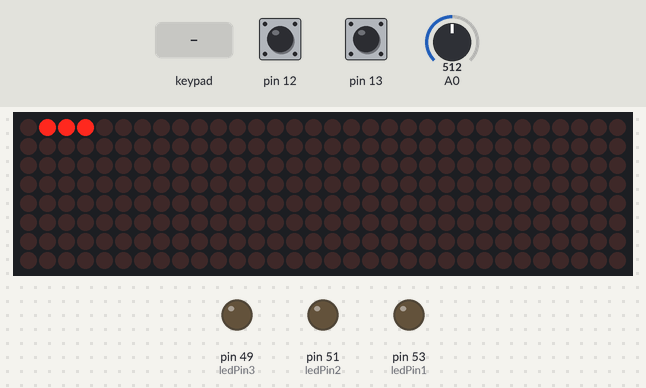
The sketch below on a simulated Arduino Mega 2560, built with avr-gcc and run on an emulated ATmega2560. Parts: 32×8 LED matrix, output pins drawn as LEDs (lit = HIGH). The test bench sets the inputs (shaded band); at power-on: pin 12 HIGH, pin 13 HIGH, A0 = 512. Random numbers use the default seed unless the sketch sets one; what the sketch prints to the serial monitor is not drawn.

Above: at 1.56 s.
2.9 s: key '#' pressed
At 3.4 s:
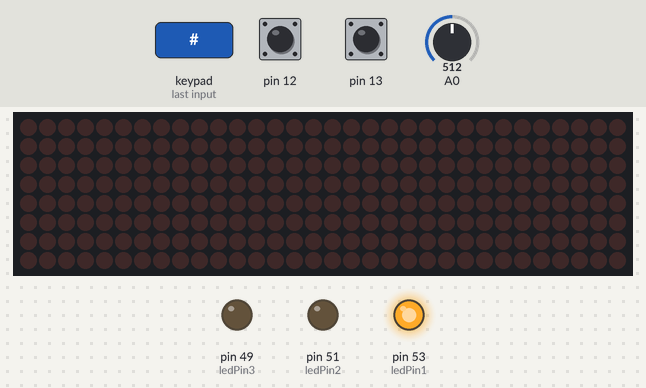
4.4 s: keypad keys 2 2 2 3 2 5 2 7 # pressed 0.4 s apart
At 8.4 s:
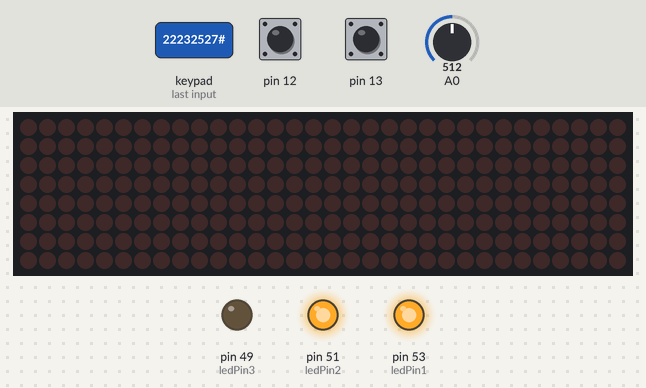
9.5 s: keypad keys 2 9 3 1 3 3 3 5 # pressed 0.4 s apart
At 13.6 s:
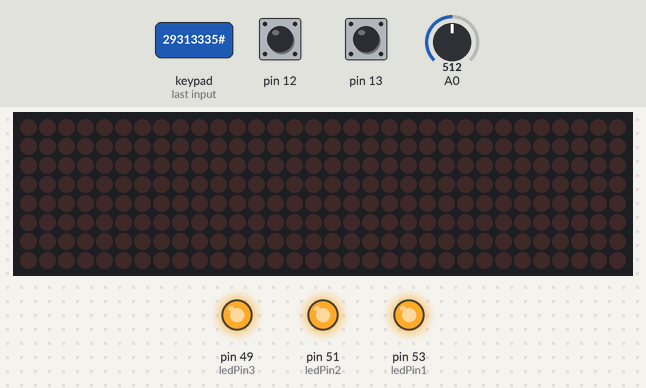
Timing chart, 0 to 29.2 s (numbered marks = the images above; inputs shaded):
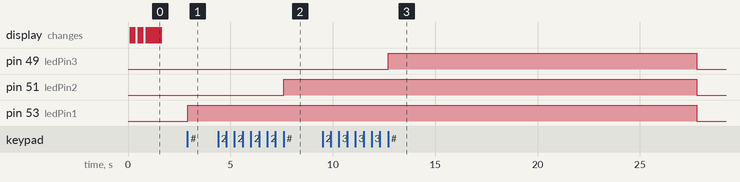

The sketch:

Practica1_code.ino
```cpp
#include <MD_Parola.h>
#include <MD_MAX72xx.h>
#include <SPI.h>

//KEYPAD
#include <Key.h>
#include <Keypad.h>

// Matrices
#define HARDWARE_TYPE MD_MAX72XX::FC16_HW
#define MAX_DEV 4
#define DATA 10
#define CS 9
#define CLK 8

    //VARIABLES Y DECLARACIONES PARA KEYPAD Y SISTEMA DE SEGURIDAD

const byte Filas = 4; //tamaño de filas keypad
const byte Columnas = 4; //tamaño de columnas keypad

//LED DE ADVERTENCIA ERRORES EN CONTRASEÑA
const int ledPin1 = 53;
const int ledPin2 = 51;
const int ledPin3 = 49;

//SWITCH PARA VERIFICAR EL ESTADO DE CALCULADORA
const int switchPin = 47;  // Define el pin al que está conectado el switch
int switchState = 0;      // Variable para almacenar el estado del switch
int lastSwitchState = 0;  // Variable para almacenar el estado anterior del switch

char Teclado[Filas][Columnas] = {

{'7','8','9','A'},
{'4','5','6','B'},
{'1','2','3','C'},
{'*','0','#','D'}
}; //Disposicion de las teclas del keypad

byte Fpines[Filas] = {22,23,25,27}; // pines de entrada del keypad para las filas
byte Cpines[Columnas] = {29,31,33,35}; // pines de entrada del keypad para las columnas

Keypad teclado = Keypad(makeKeymap(Teclado), Fpines, Cpines, Filas, Columnas); //asignacion del keupad

String Entrada; //variable para capturar la contraseña ingresada

int Entradas = 0; //cantidad de veces entrando al sistema

int IntentosEntrada = 0; //Intentos entrar en el sistema fallidos

bool salida = true;

String Pasword = "AC6C124"; //CONTRASEÑA POR DEFECTO DEL SISTEMA

//

// variables para nicializar las matrices
String mensaje = ":v";
int velocidad = map(200, 1023, 0, 400, 15);
int valorBinarioSW1 = digitalRead(13);
int valorBinarioSW2 = digitalRead(12);
MD_Parola MATRICES = MD_Parola(HARDWARE_TYPE, DATA, CLK, CS, MAX_DEV);
int valor = 1;

//lista de animaciones parola
  const uint8_t animaciones[] = {
    PA_PRINT,
    PA_SCROLL_UP,
    PA_SLICE,
    PA_SCAN_HORIZ,
    PA_OPENING_CURSOR,
    PA_SCROLL_DOWN_RIGHT,
    PA_WIPE,
    PA_GROW_UP,
    PA_CLOSING_CURSOR,
    PA_SCROLL_UP_LEFT,
    PA_MESH,
    PA_OPENING,
    PA_SCROLL_UP_RIGHT,
    PA_BLINDS,
    PA_DISSOLVE,
    PA_CLOSING,
    PA_RANDOM,
    PA_WIPE_CURSOR,
    PA_GROW_DOWN,
    PA_SCAN_VERT,
    PA_SCROLL_DOWN_LEFT
  };

uint8_t indiceAnimacion = random(sizeof(animaciones));
uint8_t animacionSeleccionada = animaciones[indiceAnimacion];

// Funcio que mostrar en las matrices el String que se le envie.
void PrintInMatrix(String mensaje){
  int SW1 = digitalRead(13); // lee los pines 13 y 12 para el cambio de direccion y animacion
  int SW2 = digitalRead(12);

  do {
    int valorPotenciometro = analogRead(A0); // lee el valor de potenciometro
    int valorMapeado = map(valorPotenciometro, 0, 1023, 0, 100); // mapea el valor del potenciometro
    MATRICES.setSpeed(valorMapeado); // Define la velocidad de la animacion en tiempo de ejecucion

    // Define el modo de animacion segun los estados de los switchs
    if(valorBinarioSW2 == LOW){
      if(valorBinarioSW1 == LOW){
        MATRICES.setTextEffect(PA_SCROLL_LEFT, PA_SCROLL_LEFT);
      }else if(valorBinarioSW1 == HIGH){
        MATRICES.setTextEffect(PA_SCROLL_RIGHT, PA_SCROLL_RIGHT);
      }
    }else{
      MATRICES.setTextEffect(animacionSeleccionada, animacionSeleccionada);
    }

    // mide los valores de los pines 12 y 13 que son los switchs de animaciones
    valorBinarioSW1 = digitalRead(13);
    valorBinarioSW2 = digitalRead(12);

    //termina la animacion
    if(MATRICES.displayAnimate()){
      indiceAnimacion = random(sizeof(animaciones));
      animacionSeleccionada = animaciones[indiceAnimacion];
      MATRICES.displayClear();
      MATRICES.displayReset();
      MATRICES.displayText(mensaje.c_str(), PA_LEFT, 100, 0, PA_SCROLL_LEFT, PA_SCROLL_LEFT);
      //Serial.Print("Esperando 30 seg, para continuar");
      //delay(30000);
      return;
    }

    //Detecta un cambio en los estados de los switches de animacion para volver a mostrar la animacion
    if(SW1 != valorBinarioSW1 || SW2 != valorBinarioSW2 ){
      MATRICES.displayClear();
      delay(1000);
      PrintInMatrix(mensaje);
      return;
    }
  } while(true);
}

 //CODIGO FUNCION PARA SISTEMA DE SEGURIDAD

 void SistemaDeSeguridad(){

  char Ingreso = teclado.getKey(); // VARIABLE QUE CAPTURA LA ENTRADA DE CARACTERES POR MEDIO DEL KEYPAD

  if (Entradas == 0){ //MENSAJE DE BIENVENIDA AL USUARIO
    Serial.println("||----BIENVENIDO USUARIO DEL GRUPO 6----||");
    Serial.print("INGRESE LA CONTRASEA: ");
    Entradas +=1;
  }

  while (true){

    Ingreso = teclado.getKey();

    if (Ingreso){ //COMPROBACION DE QUE NO SE HA INGRESADO NADA DENTRO DE LA VARIABLE

    if (Ingreso == '#'){ //UTILIZANDO EL SIGNO * COMO ENTER PARA PODER INGRESAR CONTRASEÑA
      Serial.println();
      Serial.print("CONTRASEÑA INGRESADA: ");
      Serial.println(Entrada);

      if (Entrada == Pasword){
        Serial.println("||---- BIENVENIDO!----||"); //SI LA CONTRASEÑA ES CORRECTA DA MENSAJE DE BIENVENIDA

        while (salida){

          char key = teclado.getKey();

          switchState = digitalRead(switchPin);  // Lee el estado actual del switch

            // Verifica si el estado del switch ha cambiado
            if (switchState != lastSwitchState) {
              // Si el switch ha sido presionado, Cambia el estado a calculadora
              if (switchState == HIGH) {

                //CONDIGO DE LA CALCULADORA HERE!!!!!!

              Serial.println("MODO CALCULADORA");

              }
              delay(50);  // Retardo pequeño para evitar rebotes del switch
            }

            // Almacena el estado actual del switch para la próxima iteración
            lastSwitchState = switchState;


          if (key == '*') { // cambio de contraseña
            Serial.print("INGRESE NUEVA CONTRASEÑA: ");

            Pasword = ""; // limpiar la nueva contraseña

            while (true) {
              key = teclado.getKey();

              if (key == '#') { //ACEPTAR NUEVA CONTRASEÑA
                if (Pasword.length() >= 6 && Pasword.length() <= 8) { //COMPROBACION TAMAÑO CORRECTO DE LA NUEVA CONTRASEÑA
                  Serial.println();
                  Serial.println("Nueva Contraseña: " + Pasword); //MOSTRAR CAMBIO DE CONTRASEÑA
                  break; //SALIR DEL BUCLE DE CREADO CONTRASEÑA
                } else {
                  Serial.println();
                  Serial.println("TAMAÑO DE LA CONTRASEÑA INCORRECTO!"); //AVISO DE CONTRASEÑA INCORRECTA
                  Serial.println("Longitud actual: " + String(Pasword.length())); //MOSTRAR TAMAÑO CONTRASEÑA
                }
              } else if (key != NO_KEY) {
                Pasword += key; // Solo concatenar si se presiona una tecla válida
                Serial.print(key);
              }
            }

            salida = false;
          }

        }

      }else{
        Serial.println("CONTRASEÑA INGRESADA ES INCORRECTA!"); //AVISO CONTRASEÑA INCORRECTA
        IntentosEntrada +=1; //AUMENTO DE INTENTO ENTRADAS

        if (IntentosEntrada == 1){

          digitalWrite(ledPin1, HIGH);//encender led

        }else if (IntentosEntrada == 2){

          digitalWrite(ledPin2, HIGH);

        }else if (IntentosEntrada == 3){

          digitalWrite(ledPin3, HIGH);

          Serial.println("NIÑO MALO, TE TOCA ESPERAR 15 SEGUNDOS >:) ");

          delay(15000); //TIEMPO ENSEPERA DE MALAL CONTRASEÑA

          digitalWrite(ledPin1, LOW); //APAGAR EL LED
          digitalWrite(ledPin2, LOW);
          digitalWrite(ledPin3, LOW);

          IntentosEntrada = 0; //reinicio intentos de entrar en el sistema


        }

        Serial.println("INGRESE LA CONTRASEA: ");
      }

      Entrada =""; //LIMPIEZA DE VARIABLE DE CONTRASEÑA
    } else{
      Entrada += String(Ingreso); //INGRESO DE CONTRASEÑA A CADENA DE TEXTO
      Serial.print("*"); //MOSTRAR DATO INGRESADO DE MANERA INCOGNITA
    }


  }


  }


 }


void setup() {
  //inicia comunicacion serial
  Serial.begin(9600);

  //inicializa los pines 12 y 13 como de entrada
  pinMode(13, INPUT);
  pinMode(12, INPUT);

  //inicia parola
  MATRICES.begin();
  MATRICES.setIntensity(5);
  MATRICES.displayClear();
  MATRICES.displayText(mensaje.c_str(), PA_LEFT, 100, 0, PA_SCROLL_LEFT, PA_SCROLL_LEFT);

  // Siempre debe estar en setup una llamada a la funcion PrintInMatrix con la dacena "" para inicializar.
  PrintInMatrix("");

  //Ejemplo de como se debe llamar a la funcion PrintInMatrix para imprimir algo
  PrintInMatrix("PRUEBA");

  pinMode(ledPin1, OUTPUT); //Configura los led de señal advertencia
  pinMode(ledPin2, OUTPUT);
  pinMode(ledPin3, OUTPUT);

  pinMode(switchPin, INPUT);  // Configura el pin del switch como entrada

}

void loop() {
  SistemaDeSeguridad();
}
```

Measured:
- after the input at 2.9 s, pin 53 (ledPin1): LOW → HIGH at once
- after the input at 4.4 s, pin 51 (ledPin2): LOW → HIGH after 3.2 s
- after the input at 9.5 s, pin 49 (ledPin3): LOW → HIGH after 3.2 s, → LOW 15.0 s later; pin 51 (ledPin2), pin 53 (ledPin1): HIGH → LOW after 18.3 s
